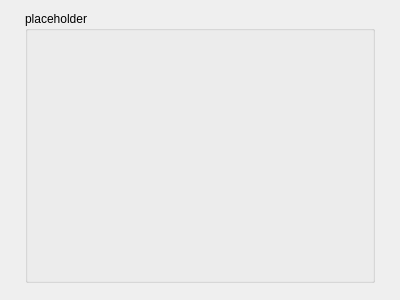
<?xml version="1.0" encoding="UTF-8"?>
<ui version="4.0">
 <class>OCC::AccountModalWidget</class>
 <widget class="QWidget" name="OCC::AccountModalWidget">
  <property name="geometry">
   <rect>
    <x>0</x>
    <y>0</y>
    <width>400</width>
    <height>300</height>
   </rect>
  </property>
  <property name="windowTitle">
   <string>Form</string>
  </property>
  <layout class="QVBoxLayout" name="verticalLayout">
   <property name="leftMargin">
    <number>25</number>
   </property>
   <property name="rightMargin">
    <number>25</number>
   </property>
   <item>
    <widget class="QGroupBox" name="groupBox">
     <property name="title">
      <string notr="true">placeholder</string>
     </property>
     <layout class="QVBoxLayout" name="verticalLayout_2"/>
    </widget>
   </item>
   <item>
    <widget class="QDialogButtonBox" name="buttonBox">
     <property name="standardButtons">
      <set>QDialogButtonBox::StandardButton::NoButton</set>
     </property>
    </widget>
   </item>
  </layout>
 </widget>
 <resources/>
 <connections/>
</ui>
